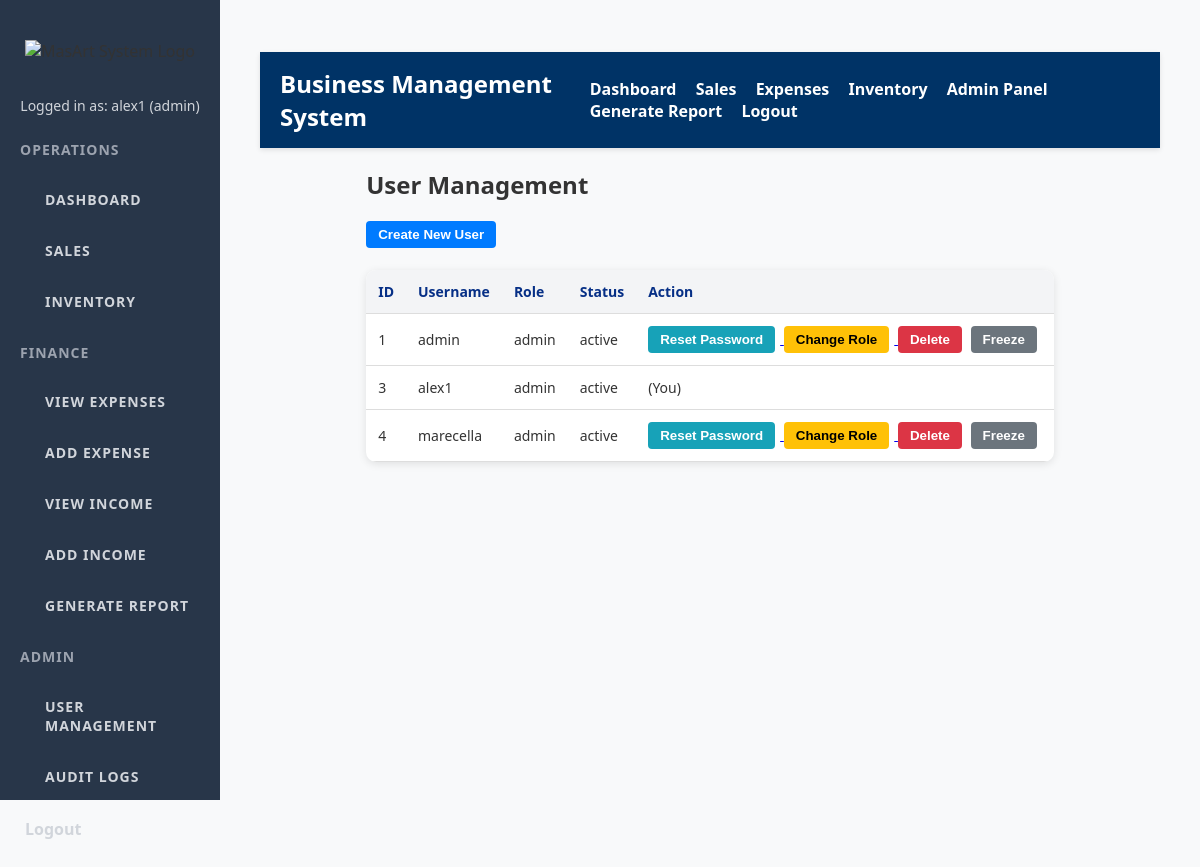
The page /user_management (signed in) on the database its author committed.
### tables this page shows
CREATE TABLE users (
                id INTEGER PRIMARY KEY AUTOINCREMENT,
                username TEXT UNIQUE NOT NULL,
                password TEXT NOT NULL,
                role TEXT NOT NULL DEFAULT 'staff'
            , status TEXT DEFAULT 'active', is_protected INTEGER DEFAULT 0);

### app.py (the view)
@app.route('/user_management')
@admin_required
def user_management():
    conn = get_db_connection()
    cursor = conn.cursor()
    cursor.execute("SELECT id, username, role, status FROM users")  # include status
    users = cursor.fetchall()
    conn.close()
    return render_template('user_management.html', users=users)

### app.py (called while the page is built)
def admin_required(f):
    @wraps(f)
    def decorated_function(*args, **kwargs):
        if 'role' not in session or session['role'] != 'admin':
            flash("You do not have permission to access this page.", "error")
            return redirect(url_for('dashboard'))
        return f(*args, **kwargs)
    return decorated_function

def get_db_connection():
    conn = sqlite3.connect(DATABASE, timeout=10)  # Added timeout to avoid database lock errors
    conn.row_factory = sqlite3.Row  # This allows us to access columns by name
    return conn

### templates/user_management.html (shortened to what this page needs)
{% extends "base.html" %}
{% block content %}
<h2>User Management</h2>
<a href="{{ url_for('create_user') }}">
    <button class="create-user">Create New User</button>
</a>
<br><br>
<table>
    <tr>
        <th>ID</th>
        <th>Username</th>
        <th>Role</th>
        <th>Status</th>
        <th>Action</th>
    </tr>
    {% for user in users %}
    <tr>
        <td>{{ user['id'] }}</td>
        <td>{{ user['username'] }}</td>
        <td>{{ user['role'] }}</td>
        <td>{{ user['status'] }}</td>
        <td>
            {% if user['is_protected'] == 1 %}
                <span class="protected-badge">SuperAdmin (Protected)</span>
            {% elif user['username'] != session['user'] %}
                <a href="{{ url_for('reset_password', user_id=user['id']) }}">
                    <button type="button" class="reset-password">Reset Password</button>
                </a>
                <a href="{{ url_for('change_role', user_id=user['id']) }}">
                    <button type="button" class="change-role">Change Role</button>
                </a>
                <form method="POST" action="{{ url_for('delete_user', user_id=user['id']) }}" style="display:inline;" onsubmit='return confirm("Are you sure you want to delete user {{ user.username|e }}?");'>
                    <button type="submit" class="delete-user">Delete</button>
                </form>
                <form method="POST" action="{{ url_for('toggle_freeze', user_id=user['id']) }}" style="display:inline;">
                    {% if user['status'] == 'active' %}
                        <button type="submit" class="freeze">Freeze</button>
                    {% else %}
                        <button type="submit" class="unfreeze">Unfreeze</button>
                    {% endif %}
                </form>
            {% else %}
                <span>(You)</span>
            {% endif %}
        </td>
    </tr>
    {% endfor %}
</table>
{% endblock %}

### templates/base.html (shortened to what this page needs)
<!DOCTYPE html>
<html lang="en">
<head>
    <link rel="stylesheet" href="{{ url_for('static', filename='style.css') }}">
</head>
<body>
<div class="sidebar">
    <div class="logo">
        <img src="{{ url_for('static', filename='assets/logo.png') }}" alt="MasArt System Logo">
    </div>
    {% if session.get('user') %}
        <p class="user-info">
            Logged in as: {{ session['user'] }} ({{ session['role'] }})
        </p>
    {% else %}
        <p class="user-info">Not logged in</p>
    {% endif %}
    <div class="sidebar-section">
        <h4>Operations</h4>
        <a href="{{ url_for('dashboard') }}">Dashboard</a>
        <a href="{{ url_for('view_sales') }}">Sales</a>
        <a href="{{ url_for('view_inventory') }}">Inventory</a>
    </div>
    <div class="sidebar-section">
        <h4>Finance</h4>
        <a href="{{ url_for('view_expenses') }}">View Expenses</a>
        <a href="{{ url_for('add_expense') }}">Add Expense</a>
        <a href="{{ url_for('view_income') }}">View Income</a>
        <a href="{{ url_for('add_income') }}">Add Income</a>
        <a href="{{ url_for('generate_report') }}">Generate Report</a>
    </div>
    {% if session.get('role') == 'admin' %}
    <div class="sidebar-section">
        <h4>Admin</h4>
        <a href="{{ url_for('user_management') }}">User Management</a>
        <a href="{{ url_for('audit_logs') }}">Audit Logs</a>
    </div>
    {% endif %}
    <a href="{{ url_for('logout') }}">Logout</a>
</div>
<div class="content">
    <header>
        <div class="header-left">
            <h1>Business Management System</h1>
        </div>
        <nav class="header-nav">
            <a href="{{ url_for('dashboard') }}">Dashboard</a>
            <a href="{{ url_for('view_sales') }}">Sales</a>
            <a href="{{ url_for('view_expenses') }}">Expenses</a>
            <a href="{{ url_for('view_inventory') }}">Inventory</a>
            {% if session.get('role') == 'admin' %}
                <a href="{{ url_for('create_user') }}" class="btn-admin">Admin Panel</a>
            {% endif %}
            <a href="{{ url_for('generate_report') }}" class="btn-report">Generate Report</a>
            <a href="{{ url_for('logout') }}">Logout</a>
        </nav>
    </header>
    <main>
        {% block content %}{% endblock %}
    </main>
</div>
</body>
</html>

### static/style.css (style rules this page uses)
body { margin: 0; font-family: 'Segoe UI', Tahoma, Geneva, Verdana, sans-serif; background: #f8f9fa; color: #333; }
.sidebar { position: fixed; top: 0; left: 0; width: 220px; height: 100vh; background-color: #283649; padding-top: 30px; box-sizing: border-box; }
.sidebar-section { color: #9ca3af; font-size: 14px; text-transform: uppercase; margin: 20px 0 5px 20px; letter-spacing: 1px; }
.sidebar .logo { text-align: center; padding: 10px 0 20px 0; }
.sidebar .logo img { width: 120px; height: auto; }
.sidebar .user-info { text-align: center; color: #d1d5db; font-size: 14px; margin-bottom: 25px; padding: 0 10px; }
.sidebar a, .sidebar nav a { display: block; color: #d1d5db; padding: 12px 25px; text-decoration: none; font-weight: 600; margin-bottom: 8px; transition: background-color 0.3s ease; }
.content { margin-left: 220px; padding: 30px 40px; display: flex; flex-direction: column; align-items: center; min-height: 100vh; }
table { width: 100%; border-collapse: collapse; background: white; border-radius: 10px; overflow: hidden; box-shadow: 0 2px 8px rgba(0,0,0,0.1); }
th, td { padding: 14px 16px; border-bottom: 1px solid #e5e7eb; font-size: 14px; }
th { background-color: #f3f4f6; font-weight: 600; color: #062f86; text-align: left; }
button, .add-sale-btn, .btn-pdf { background-color: #062f86; color: white; padding: 10px 18px; border: none; border-radius: 6px; font-weight: 600; cursor: pointer; transition: background-color 0.25s ease; display: inline-block; text-align: center; text-decoration: none; }
header { color: white; padding: 15px 20px; display: flex; justify-content: space-between; align-items: center; background-color: #003366; box-shadow: 0 2px 5px rgba(0,0,0,0.1); position: sticky; top: 0; z-index: 1000; }
header h1 { margin: 0; font-size: 24px; }
nav a, .header-nav a { color: white; text-decoration: none; margin-left: 15px; font-weight: bold; }

### templates/user_management.html (style rules this page uses)
table { border-collapse: collapse; width: 100%; }
th, td { padding: 12px; text-align: left; border-bottom: 1px solid #ddd; }
button { padding: 6px 12px; margin-right: 5px; border: none; color: white; cursor: pointer; border-radius: 4px; transition: 0.2s; }
button.create-user { background-color: #007bff; }
button.reset-password { background-color: #17a2b8; }
button.change-role { background-color: #ffc107; color: black; }
button.delete-user { background-color: #dc3545; }
button.freeze { background-color: #6c757d; }
a button { display: inline-block; }

### rows shown on the page
users: user "alex1", id "3", username "alex1", role "admin", status "active", shows "(You)"
users: id "1", username "admin", role "admin", status "active", shows "Freeze"
users: id "4", username "marecella", role "admin", status "active", shows "Freeze"

### other values the page prints
{{ session['role'] }} "admin"
